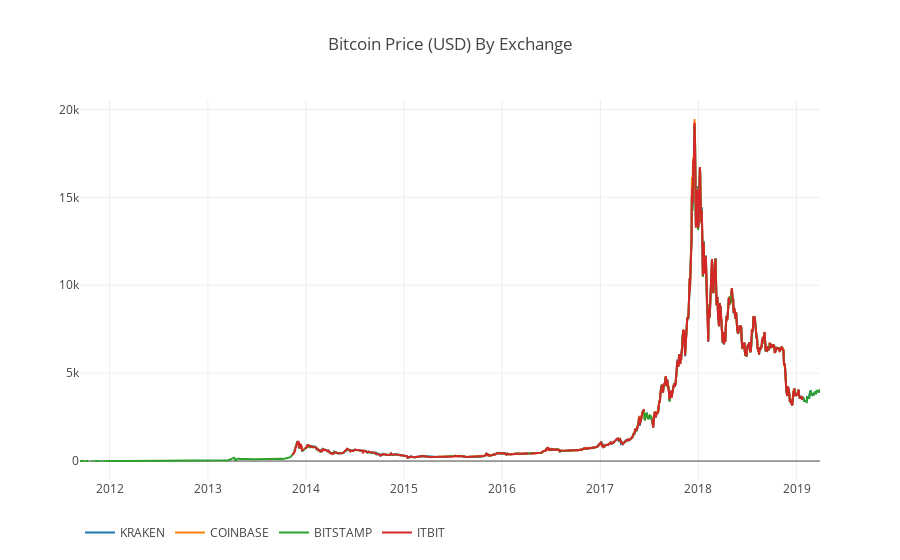

Notebook cell for this chart:
### Markdown cell above
From "exchange data", we will select specifically the "weighted price" column. Now we can compare "weighted price" across the various exchanges.

### Code cell
btc_usd_datasets = merge_dfs_on_column(list(exchange_data.values()), list(exchange_data.keys()), 'Weighted Price')
btc_usd_datasets.replace(0, np.nan, inplace=True)
df_scatter(btc_usd_datasets, 'Bitcoin Price (USD) By Exchange')

### Figure 1 — Plotly figure (JSON) as saved in the notebook; plotly's stock layout.template omitted (floating-point values rounded to 4 significant figures; data arrays with more than 128 entries replaced by an {"elided": "..."} marker saying what was removed)
{"data": [{"name": "KRAKEN", "type": "scatter", "uid": "bef3593d-2891-4614-b9cb-b30f69213cc9", "visible": true, "x": {"elided": "2755 str values"}, "y": {"elided": "2755 float values"}}, {"name": "COINBASE", "type": "scatter", "uid": "b01280b7-ccd9-454a-aab7-21f454eaa395", "visible": true, "x": {"elided": "2755 str values"}, "y": {"elided": "2755 float values"}}, {"name": "BITSTAMP", "type": "scatter", "uid": "118d5192-bac5-4514-9ba0-022c9c4c7aaa", "visible": true, "x": {"elided": "2755 str values"}, "y": {"elided": "2755 float values"}}, {"name": "ITBIT", "type": "scatter", "uid": "6db05f58-ed15-4ec6-bf23-ae13c91f8594", "visible": true, "x": {"elided": "2755 str values"}, "y": {"elided": "2755 float values"}}], "layout": {"legend": {"orientation": "h"}, "title": {"text": "Bitcoin Price (USD) By Exchange"}, "xaxis": {"type": "date"}, "yaxis": {"showticklabels": true, "title": {"text": ""}, "type": "linear"}}}
